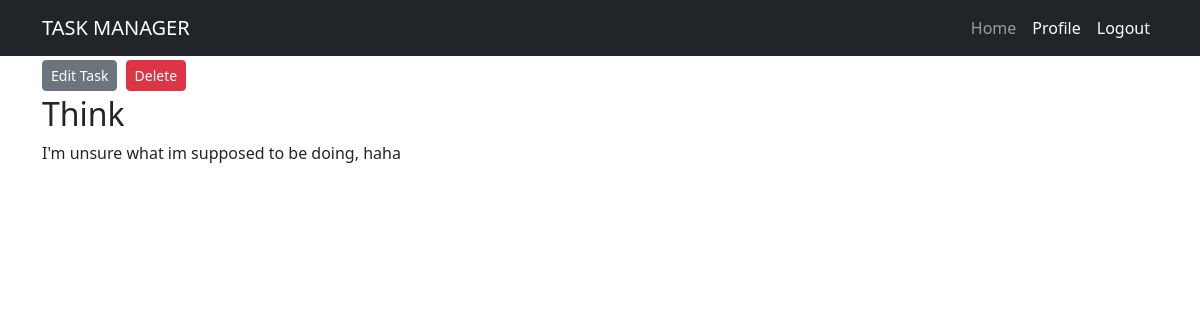
The page /tasks/7 (signed in) on the database its author committed.
### task_manager/model.py (models this page shows, shortened)
class Task(db.Model):
    id = db.Column(db.Integer, primary_key=True)
    task_name = db.Column(db.String, nullable=False)
    task_description = db.Column(db.String, nullable=False, unique=True)
    user_id = db.Column(db.Integer, db.ForeignKey('user.id'), nullable=False)

### task_manager/route.py (the view)
@app.route('/tasks/<int:task_id>')
def actual_task(task_id):
    task = Task.query.get_or_404(task_id)
    return render_template('actual_task.html', task=task, title='Task Manager')

### task_manager/model.py (called while the page is built)
@login_manager.user_loader
def load_user(user_id):
    return User.query.get(int(user_id))

### task_manager/templates/actual_task.html (shortened to what this page needs)
{% extends "base.html" %}
{% block content %}
    <article>
        {% if task.user == current_user %}
            <div>
                <a class='btn btn-secondary btn-sm mt-1 mb-1' href="{{ url_for('edit_task', task_id=task.id) }}">Edit Task</button> </a>
                <a href="{{ url_for('delete_task', task_id=task.id)}}"><button type="button" class="btn btn-danger btn-sm m-1">Delete</button></a>
            </div>
        {% endif %}
        <div>
            <h2 class="article-title"> {{task.task_name}}</h2>
            <p class="article-content"> {{task.task_description}}</p>
        </div>
    </article>
{% endblock content %}

### rows shown on the page
Task: task_name "Think", task_description "I'm unsure what im supposed to be doing, haha"
